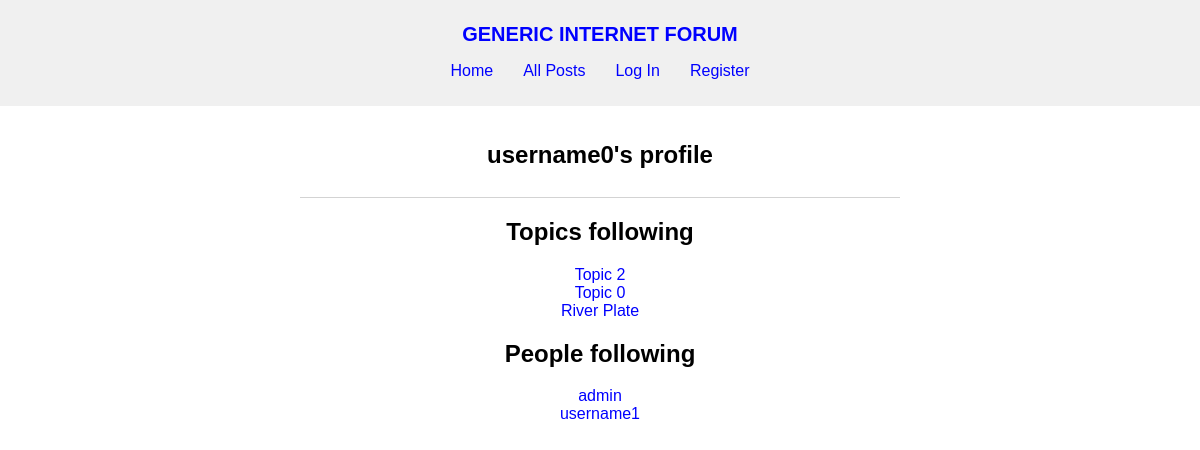
Page /profile/username0 on the committed database.
### forum/models.py (models this page shows, shortened)
class User(AbstractUser):
    pass

class Follow_Topic(models.Model):
    follower = models.ForeignKey(
        User, on_delete=models.CASCADE, related_name="topics_following")
    following = models.ForeignKey(
        Topic, on_delete=models.CASCADE, related_name="followers")

class Topic(models.Model):
    creator = models.ForeignKey(
        User, on_delete=models.CASCADE, related_name="topics")
    name = models.TextField(max_length=120, unique=True)
    description = models.TextField(max_length=1000)
    timestamp = models.DateTimeField(auto_now_add=True)

class Follow_User(models.Model):
    follower = models.ForeignKey(
        User, on_delete=models.CASCADE, related_name="users_following")
    following = models.ForeignKey(
        User, on_delete=models.CASCADE, related_name="followers")

### forum/views.py (the view, shortened to what this page needs)
# urls.py: path("profile/<str:username>", views.profile, name="profile"),
def profile(request, username):
    try:
        profile_user = User.objects.get(username=username)
    except User.DoesNotExist:
        return render(request, "forum/profile.html", {
            "message": "User non-existent."
        })
    user_is_follower = None
    if request.user.is_authenticated:
        user_is_follower = bool(Follow_User.objects.filter(
            follower=request.user.id, following=profile_user.id).all())
    topics_following = profile_user.topics_following.all()
    users_following = profile_user.users_following.all()
    return render(request, "forum/profile.html", {
        "profile_user": profile_user,
        "topics_following": topics_following,
        "users_following": users_following,
        "user_is_follower": user_is_follower,
    })

### forum/templates/forum/profile.html (shortened to what this page needs)
{% extends "forum/layout.html" %}
{% load static %}
{% block css %}
    <link href="{% static 'forum/profile.css' %}" rel="stylesheet">
{% endblock %}
{% block body %}
    {% if profile_user %}
    <section id="user">
        <div id="user-name">
            <h1>{{ profile_user.username }}'s profile </h1>
        </div>
        <hr>
        {% if topics_following %}
            <div id="topics">
                <h2>Topics following</h2>
                <ul>
                {% for topic in topics_following%}
                            <li><a href="{% url 'topic' topic.following.name %}">{{ topic.following.name }}</a></li>
                {% endfor %}
                </ul>
            </div>
        {% endif %}
        {% if users_following%}
            <div id="users">
                <h2>People following</h2>
                <ul>
                    {% for user in users_following %}
                        <li> <a href="{% url 'profile' user.following.username %}">{{ user.following.username }}</a></li>
                    {% endfor %}
                </ul>
            </div>
        {% endif %}
    </section>
    {% endif %}
{% endblock %}

### forum/static/forum/layout.css (style rules this page uses)
body { margin: 0; font-family: sans-serif; }
h1, h2, h3 { text-align: center; }
ul { list-style: none; padding: 0; }
a { text-decoration: none; color: blue; }
hr { border: none; border-top: 1px solid lightgray; }

### forum/static/forum/profile.css (style rules this page uses)
#user { text-align: center; }
#user-name { display: flex; align-items: baseline; gap: 10px; justify-content: center; }

### rows in the picture
User: username "username0"
Follow_Topic: following.name "Topic 2"
Follow_Topic: following.name "Topic 0"
Follow_Topic: following.name "River Plate"
Follow_User: following.username "admin"
Follow_User: following.username "username1"
